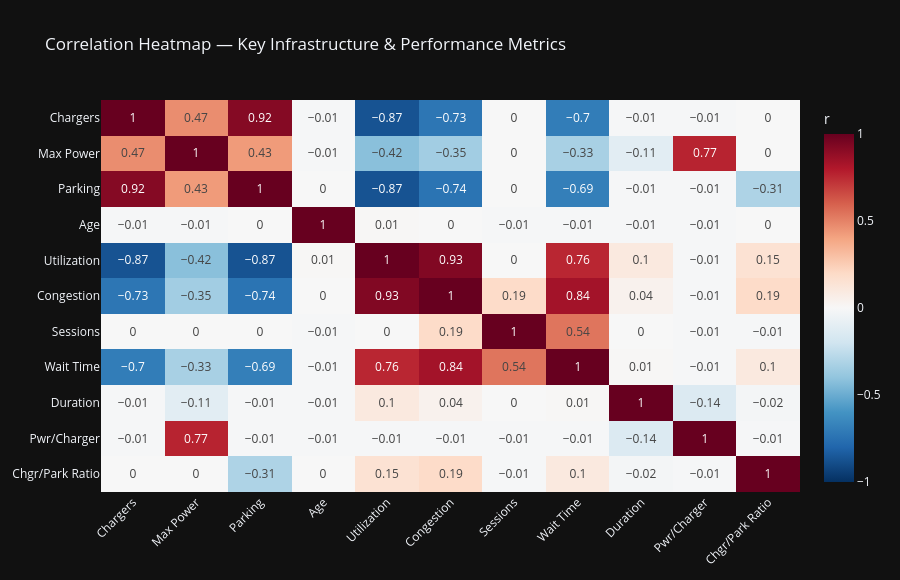

The notebook cell saved with this chart:
### Markdown cell above
---
# 🔍 Page 3 — Root Cause Analysis
Exploring infrastructure characteristics **associated with** utilization & congestion

> All relationships shown are **associative**, not causal.

### Code cell
# ── Correlation Heatmap — Key Metrics ──

corr_cols = [
    "Number_of_Chargers", "Max_Station_Power_kW", "Parking_Spots",
    "Station_Age_Years", "Avg_Utilization", "Congestion_Freq",
    "Total_Sessions", "Avg_Wait_Time", "Avg_Session_Duration",
    "Power_per_Charger", "Charger_to_Parking_Ratio",
]
corr = df[corr_cols].corr().round(2)

# Shorter labels for readability
short = {
    "Number_of_Chargers": "Chargers", "Max_Station_Power_kW": "Max Power",
    "Parking_Spots": "Parking", "Station_Age_Years": "Age",
    "Avg_Utilization": "Utilization", "Congestion_Freq": "Congestion",
    "Total_Sessions": "Sessions", "Avg_Wait_Time": "Wait Time",
    "Avg_Session_Duration": "Duration", "Power_per_Charger": "Pwr/Charger",
    "Charger_to_Parking_Ratio": "Chgr/Park Ratio",
}
corr.index = [short[c] for c in corr.index]
corr.columns = [short[c] for c in corr.columns]

fig = px.imshow(
    corr, text_auto=True, color_continuous_scale="RdBu_r",
    zmin=-1, zmax=1, aspect="auto",
    title="Correlation Heatmap — Key Infrastructure & Performance Metrics"
)
fig.update_layout(height=580, xaxis_tickangle=-45,
                  coloraxis_colorbar_title="r")
fig.show()

### Figure 1 — Plotly figure (JSON) as saved in the notebook; plotly's stock layout.template omitted (floating-point values rounded to 4 significant figures)
{"data": [{"coloraxis": "coloraxis", "hovertemplate": "x: %{x}<br>y: %{y}<br>color: %{z}<extra></extra>", "name": "0", "texttemplate": "%{z}", "type": "heatmap", "x": ["Chargers", "Max Power", "Parking", "Age", "Utilization", "Congestion", "Sessions", "Wait Time", "Duration", "Pwr/Charger", "Chgr/Park Ratio"], "xaxis": "x", "y": ["Chargers", "Max Power", "Parking", "Age", "Utilization", "Congestion", "Sessions", "Wait Time", "Duration", "Pwr/Charger", "Chgr/Park Ratio"], "yaxis": "y", "z": [[1.0, 0.47, 0.92, -0.01, -0.87, -0.73, -0.0, -0.7, -0.01, -0.01, 0.0], [0.47, 1.0, 0.43, -0.01, -0.42, -0.35, -0.0, -0.33, -0.11, 0.77, -0.0], [0.92, 0.43, 1.0, 0.0, -0.87, -0.74, 0.0, -0.69, -0.01, -0.01, -0.31], [-0.01, -0.01, 0.0, 1.0, 0.01, 0.0, -0.01, -0.01, -0.01, -0.01, -0.0], [-0.87, -0.42, -0.87, 0.01, 1.0, 0.93, -0.0, 0.76, 0.1, -0.01, 0.15], [-0.73, -0.35, -0.74, 0.0, 0.93, 1.0, 0.19, 0.84, 0.04, -0.01, 0.19], [-0.0, -0.0, 0.0, -0.01, -0.0, 0.19, 1.0, 0.54, 0.0, -0.01, -0.01], [-0.7, -0.33, -0.69, -0.01, 0.76, 0.84, 0.54, 1.0, 0.01, -0.01, 0.1], [-0.01, -0.11, -0.01, -0.01, 0.1, 0.04, 0.0, 0.01, 1.0, -0.14, -0.02], [-0.01, 0.77, -0.01, -0.01, -0.01, -0.01, -0.01, -0.01, -0.14, 1.0, -0.01], [0.0, -0.0, -0.31, -0.0, 0.15, 0.19, -0.01, 0.1, -0.02, -0.01, 1.0]]}], "layout": {"coloraxis": {"cmax": 1, "cmin": -1, "colorbar": {"title": {"text": "r"}}, "colorscale": [[0, "rgb(5,48,97)"], [0.1, "rgb(33,102,172)"], [0.2, "rgb(67,147,195)"], [0.3, "rgb(146,197,222)"], [0.4, "rgb(209,229,240)"], [0.5, "rgb(247,247,247)"], [0.6, "rgb(253,219,199)"], [0.7, "rgb(244,165,130)"], [0.8, "rgb(214,96,77)"], [0.9, "rgb(178,24,43)"], [1, "rgb(103,0,31)"]]}, "height": 580, "title": {"text": "Correlation Heatmap — Key Infrastructure & Performance Metrics"}, "xaxis": {"anchor": "y", "domain": [0, 1], "tickangle": -45}, "yaxis": {"anchor": "x", "autorange": "reversed", "domain": [0, 1]}}}
